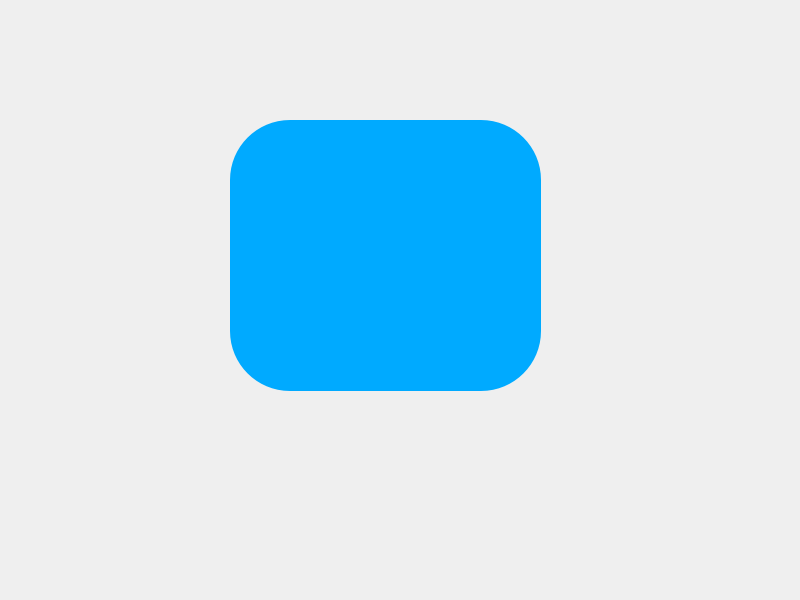
<?xml version="1.0" encoding="UTF-8"?>
<ui version="4.0">
 <class>EditProfile</class>
 <widget class="QDialog" name="EditProfile">
  <property name="geometry">
   <rect>
    <x>0</x>
    <y>0</y>
    <width>800</width>
    <height>600</height>
   </rect>
  </property>
  <property name="windowTitle">
   <string>Dialog</string>
  </property>
  <property name="styleSheet">
   <string notr="true">QFrame{
background:rgba(0,0,0,0.8);
border-radius:15px;
}

QDialog{
	background-image: url(:/new/prefix1/image/Qvqz7n.jpg);
}


QToolButton{
border-radius:60px;
	background-color: rgb(0, 170, 255);
}

QPushButton{
border-radius:15px;
background-color: rgb(0, 170, 255);
font: 900 14pt &quot;Segoe UI Black&quot;;
}


QPushButton:hover{
background-color: rgb(0, 0, 127);
}


QLineEdit{
background:transparent;
border:none;
color:#717072;
border-bottom: 1px solid #717072
}</string>
  </property>
  <widget class="QToolButton" name="toolButton">
   <property name="geometry">
    <rect>
     <x>230</x>
     <y>120</y>
     <width>311</width>
     <height>271</height>
    </rect>
   </property>
   <property name="text">
    <string/>
   </property>
   <property name="icon">
    <iconset resource="images.qrc">
     <normaloff>:/new/prefix1/image/3566345.png</normaloff>:/new/prefix1/image/3566345.png</iconset>
   </property>
   <property name="iconSize">
    <size>
     <width>70</width>
     <height>70</height>
    </size>
   </property>
  </widget>
 </widget>
 <resources>
  <include location="images.qrc"/>
 </resources>
 <connections/>
</ui>
